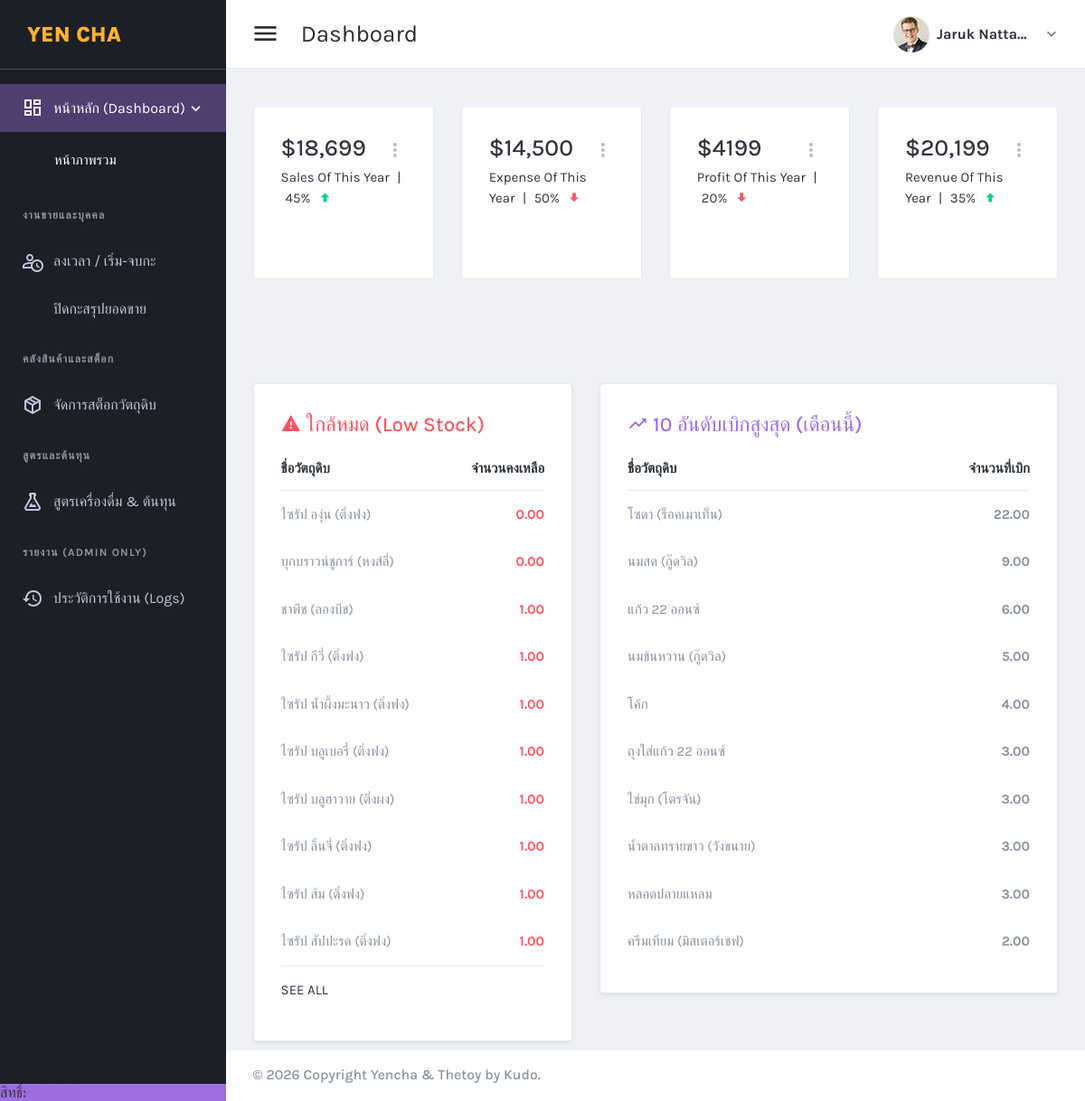
The page /yencha/dashboard.php (signed in) on the database its author committed.
### tables this page shows
CREATE TABLE `yencha_ingredients` (
  `id` int(11) NOT NULL AUTO_INCREMENT,
  `name` varchar(255) NOT NULL,
  `unit` varchar(50) NOT NULL COMMENT 'หน่วยบรรจุที่ใช้ตัดสต็อก เช่น ถุง, ขวด, กล่อง',
  `stock_qty` decimal(10,2) DEFAULT 0.00 COMMENT 'จำนวนหน่วยบรรจุคงเหลือปัจจุบัน',
  `min_qty` decimal(10,2) DEFAULT 2.00 COMMENT 'จุดแจ้งเตือนเมื่อเหลือน้อย',
  `quantity_per_unit` decimal(10,2) DEFAULT 1.00 COMMENT 'ปริมาณเนื้อในต่อ 1 หน่วยบรรจุ (เช่น 500)',
  `purchase_price` decimal(10,2) DEFAULT 0.00 COMMENT 'ราคาล่าสุดในหน้าวัตถุดิบ',
  `base_unit_name` varchar(50) DEFAULT 'กรัม' COMMENT 'ชื่อหน่วยย่อย (เช่น กรัม, มล.)',
  `created_at` timestamp NULL DEFAULT current_timestamp(),
  `updated_at` timestamp NULL DEFAULT current_timestamp() ON UPDATE current_timestamp(),
  `is_active` tinyint(1) DEFAULT 1,
  PRIMARY KEY (`id`),
  UNIQUE KEY `name` (`name`)
);

### yencha/dashboard.php (the view, shortened to what this page needs)
<?php
require_once '../connectDB.php';
?>
<?php
try {
  $sql_low_stock = "SELECT name, stock_qty FROM yencha_ingredients
                      WHERE stock_qty <= 2 AND is_active = '1'
                      ORDER BY stock_qty ASC LIMIT 10";
  $stmt_low = $conn->prepare($sql_low_stock);
  $stmt_low->execute();
  $low_stock_items = $stmt_low->fetchAll(PDO::FETCH_ASSOC);
  $sql_top_usage = "SELECT i.name, SUM(l.qty) as total_out
                      FROM yencha_stock_log l
                      JOIN yencha_ingredients i ON l.ingredient_id = i.id
                      WHERE l.type = 'out' AND l.status = 'active'
                      AND MONTH(l.created_at) = MONTH(CURRENT_DATE())
                      GROUP BY l.ingredient_id, i.name
                      ORDER BY total_out DESC LIMIT 10";
  $stmt_top = $conn->prepare($sql_top_usage);
  $stmt_top->execute();
  $top_usage_items = $stmt_top->fetchAll(PDO::FETCH_ASSOC);
} catch (PDOException $e) {
  echo "SQL Error: " . $e->getMessage();
}
?>
<!DOCTYPE html>
<html lang="en" dir="ltr">
<?php include "inc/header_script.php"; ?>
<body class="navbar-fixed sidebar-fixed" id="body">
  <div class="wrapper">
    <?php include "inc/left-sidebar.php"; ?>
    <div class="page-wrapper">
      <?php include "inc/main-header.php";   ?>
      <div class="content-wrapper">
        <div class="content">
          <div class="row">
            <div class="col-xl-3 col-sm-6">
              <div class="card card-default card-mini">
                <div class="card-header">
                  <h2>$18,699</h2>
                  <div class="dropdown">
                    <a class="dropdown-toggle icon-burger-mini" href="#" role="button" id="dropdownMenuLink" data-toggle="dropdown" aria-haspopup="true" aria-expanded="false">
                    </a>
                  </div>
                  <div class="sub-title">
                    <span class="mr-1">Sales of this year</span> |
                    <span class="mx-1">45%</span>
                    <i class="mdi mdi-arrow-up-bold text-success"></i>
                  </div>
                </div>
                <div class="card-body">
                </div>
              </div>
            </div>
            <div class="col-xl-3 col-sm-6">
              <div class="card card-default card-mini">
                <div class="card-header">
                  <h2>$14,500</h2>
                  <div class="dropdown">
                    <a class="dropdown-toggle icon-burger-mini" href="#" role="button" id="dropdownMenuLink" data-toggle="dropdown" aria-haspopup="true" aria-expanded="false">
                    </a>
                  </div>
                  <div class="sub-title">
                    <span class="mr-1">Expense of this year</span> |
                    <span class="mx-1">50%</span>
                    <i class="mdi mdi-arrow-down-bold text-danger"></i>
                  </div>
                </div>
                <div class="card-body">
                </div>
              </div>
            </div>
            <div class="col-xl-3 col-sm-6">
              <div class="card card-default card-mini">
                <div class="card-header">
                  <h2>$4199</h2>
                  <div class="dropdown">
                    <a class="dropdown-toggle icon-burger-mini" href="#" role="button" id="dropdownMenuLink" data-toggle="dropdown" aria-haspopup="true" aria-expanded="false">
                    </a>
                  </div>
                  <div class="sub-title">
                    <span class="mr-1">Profit of this year</span> |
                    <span class="mx-1">20%</span>
                    <i class="mdi mdi-arrow-down-bold text-danger"></i>
                  </div>
                </div>
                <div class="card-body">
                </div>
              </div>
            </div>
            <div class="col-xl-3 col-sm-6">
              <div class="card card-default card-mini">
                <div class="card-header">
                  <h2>$20,199</h2>
                  <div class="dropdown">
                    <a class="dropdown-toggle icon-burger-mini" href="#" role="button" id="dropdownMenuLink" data-toggle="dropdown" aria-haspopup="true" aria-expanded="false">
                    </a>
                  </div>
                  <div class="sub-title">
                    <span class="mr-1">Revenue of this year</span> |
                    <span class="mx-1">35%</span>
                    <i class="mdi mdi-arrow-up-bold text-success"></i>
                  </div>
                </div>
                <div class="card-body">
                </div>
              </div>
            </div>
          </div>
          <div class="row">
            <div class="col-md-5 grid-margin stretch-card">
              <div class="card shadow-sm border-left-danger">
                <div class="card-body">
                  <h4 class="card-title text-danger"><i class="mdi mdi-alert"></i> ใกล้หมด (Low Stock)</h4>
                  <div class="table-responsive">
                    <table class="table table-borderless table-thead-border">
                      <thead>
                        <tr>
                          <th>ชื่อวัตถุดิบ</th>
                          <th class="text-right">จำนวนคงเหลือ</th>
                        </tr>
                      </thead>
                      <tbody>
                        <?php foreach ($low_stock_items as $item): ?>
                          <tr>
                            <td><?php echo htmlspecialchars($item['name']); ?></td>
                            <td class="text-right text-danger font-weight-bold">
                              <?php echo number_format($item['stock_qty'], 2); ?>
                            </td>
                          </tr>
                        <?php endforeach; ?>
                      </tbody>
                      <tfoot class="border-top">
                        <tr>
                          <td><a href="ingredients.php" class="text-uppercase">See All</a></td>
                        </tr>
                      </tfoot>
                    </table>
                  </div>
                </div>
              </div>
            </div>
            <div class="col-md-7 grid-margin stretch-card">
              <div class="card shadow-sm border-left-primary">
                <div class="card-body">
                  <h4 class="card-title text-primary"><i class="mdi mdi-trending-up"></i> 10 อันดับเบิกสูงสุด (เดือนนี้)</h4>
                  <div class="table-responsive">
                    <table class="table table-borderless table-thead-border">
                      <thead>
                        <tr>
                          <th>ชื่อวัตถุดิบ</th>
                          <th class="text-right">จำนวนที่เบิก</th>
                        </tr>
                      </thead>
                      <tbody>
                        <?php foreach ($top_usage_items as $top): ?>
                          <tr>
                            <td><?php echo htmlspecialchars($top['name']); ?></td>
                            <td class="text-right font-weight-bold"><?php echo number_format($top['total_out'], 2); ?></td>
                          </tr>
                        <?php endforeach; ?>
                      </tbody>
                    </table>
                  </div>
                </div>
              </div>
            </div>
          </div>
        </div>
      </div>
      <?php include "inc/footer.php"; ?>
    </div>
  </div>
</body>
</html>

### rows shown on the page
yencha_ingredients: name "ไซรัป องุ่น (ติ่งฟง)", stock_qty "0.00"
yencha_ingredients: name "บุกบราวน์ชูการ์ (หงส์ลี่)", stock_qty "0.00"
yencha_ingredients: name "ชาพีช (ลองบีช)", stock_qty "1.00"
yencha_ingredients: name "ไซรัป กีวี่ (ติ่งฟง)", stock_qty "1.00"
yencha_ingredients: name "ไซรัป น้ำผึ้งมะนาว (ติ่งฟง)", stock_qty "1.00"
yencha_ingredients: name "ไซรัป บลูเบอรี่ (ติ่งฟง)", stock_qty "1.00"
yencha_ingredients: name "ไซรัป บลูฮาวาย (ติ่งผง)", stock_qty "1.00"
yencha_ingredients: name "ไซรัป ลิ้นจี่ (ติ่งฟง)", stock_qty "1.00"
yencha_ingredients: name "ไซรัป ส้ม (ติ่งฟง)", stock_qty "1.00"
yencha_ingredients: name "ไซรัป สัปปะรด (ติ่งฟง)", stock_qty "1.00"

### other values the page prints
$_SESSION['fullname'] "Jaruk Natta…"
$top['name'] "โซดา (ร็อคเมาเท็น)"
$top['total_out'] "22.00"
$top['name'] "นมสด (กู๊ดวิล)"
$top['total_out'] "9.00"
$top['name'] "แก้ว 22 ออนซ์"
$top['total_out'] "6.00"
$top['name'] "นมข้นหวาน (กู๊ดวิล)"
$top['total_out'] "5.00"
$top['name'] "โค้ก"
$top['total_out'] "4.00"
$top['name'] "ถุงใส่แก้ว 22 ออนซ์"
$top['total_out'] "3.00"
$top['name'] "ไข่มุก (โตรจัน)"
$top['name'] "น้ำตาลทรายขาว (วังขนาย)"
